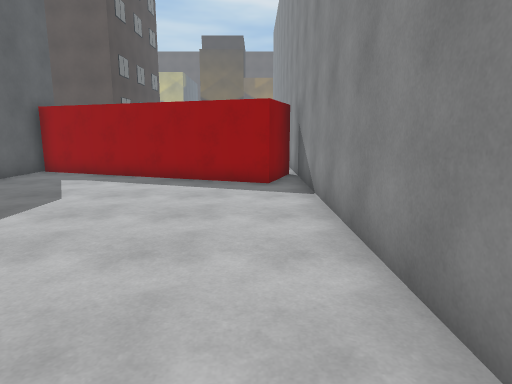
View 1 (above)

24 first-person views from a walk through a scene from a Unity 3-D project. The camera is 1.5 m above the floor, tilts 10° down and sees 75° across. The floor is counted in squares, 1 m on a side. Each view is taken from the middle of a square. On the plan, view 1 faces up. The plan holds only what a view shows up to about 15 squares ahead; the rest is blank. The place goes on beyond the plan. The player is left out. Some animated figures are left out. Surface patterns are stand-ins for the level's own textures.

View 2
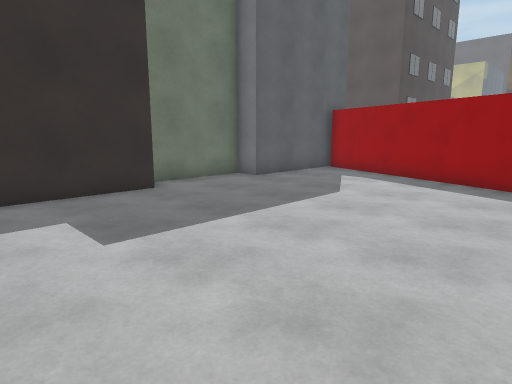

View 3
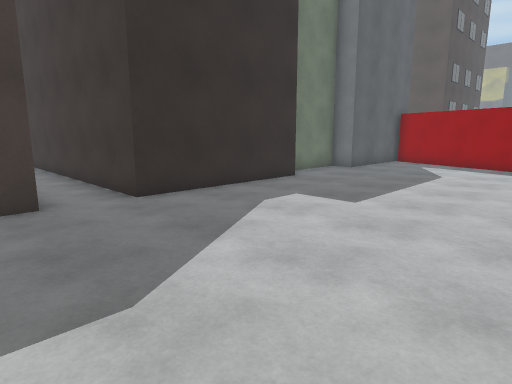

View 4
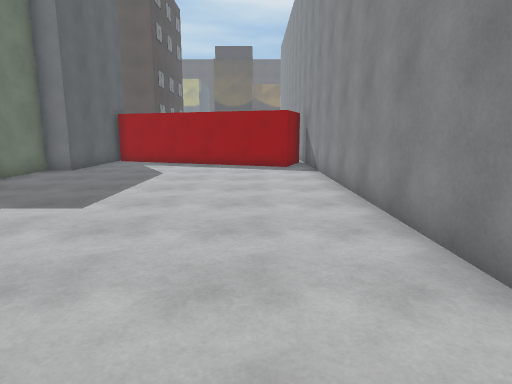

View 5
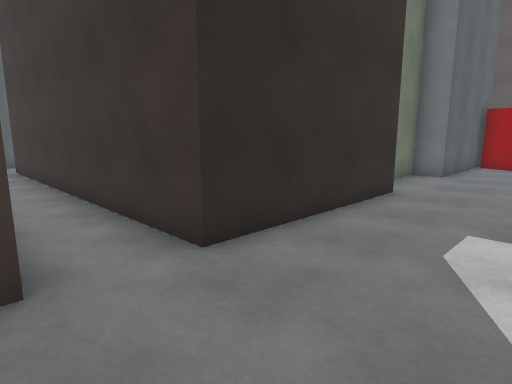

View 6
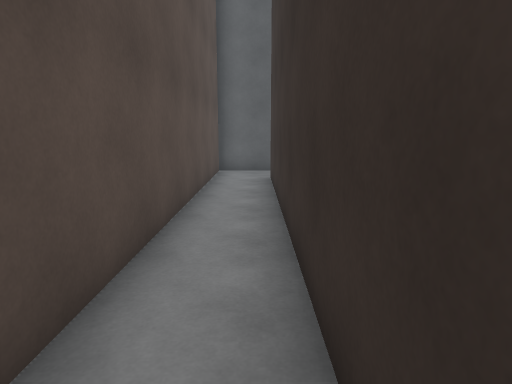

View 7
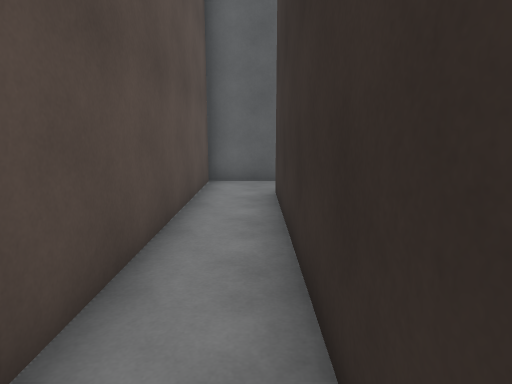

View 8
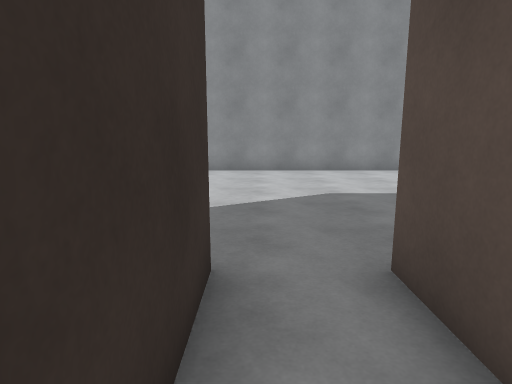

View 9
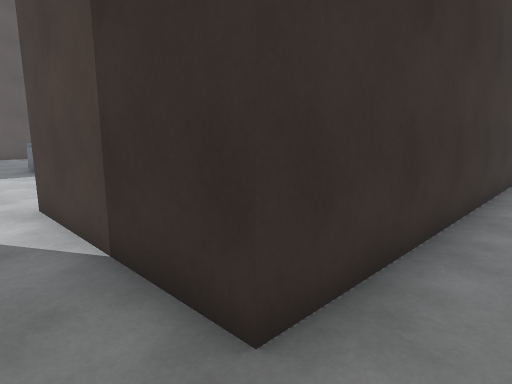

View 10
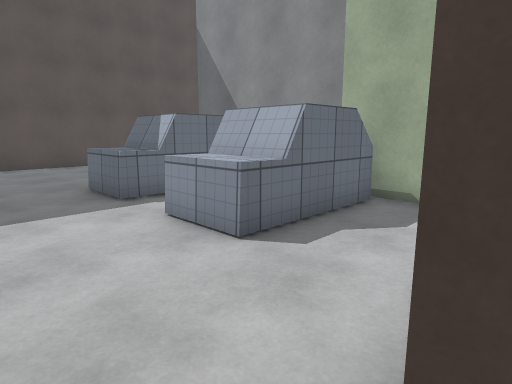

View 11
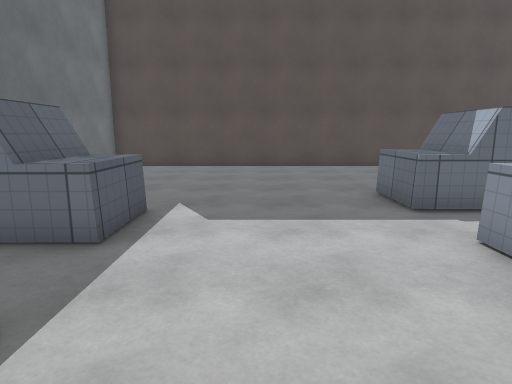

View 12
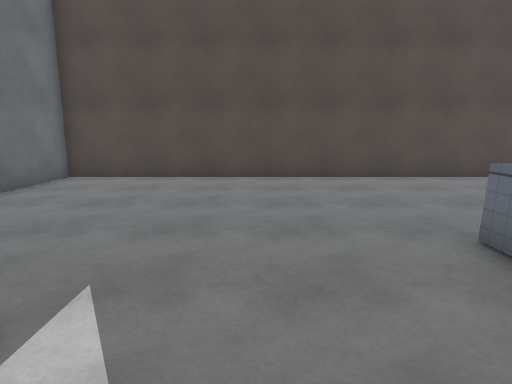

View 13
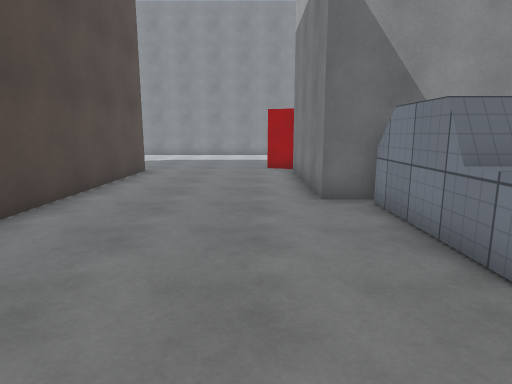

View 14
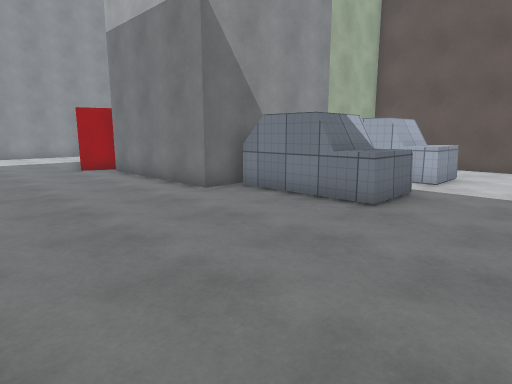

View 15
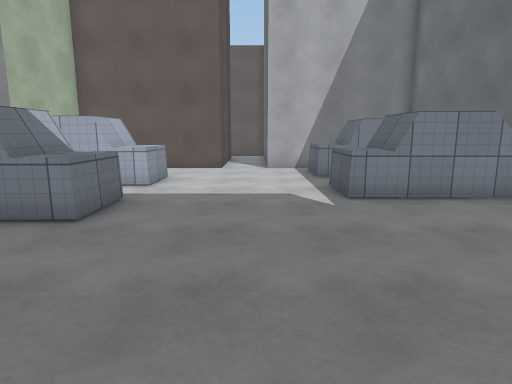

View 16
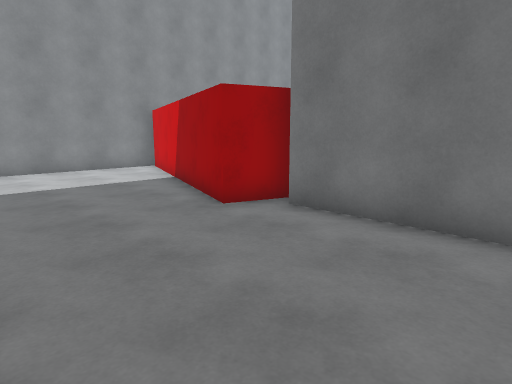

View 17
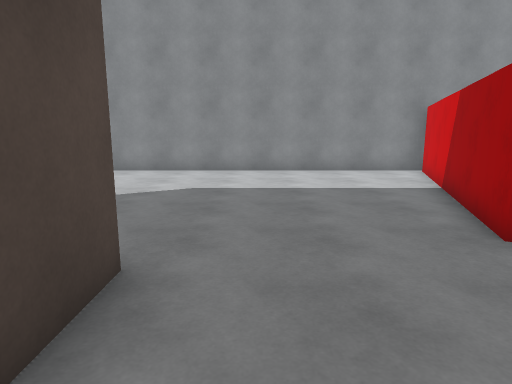

View 18
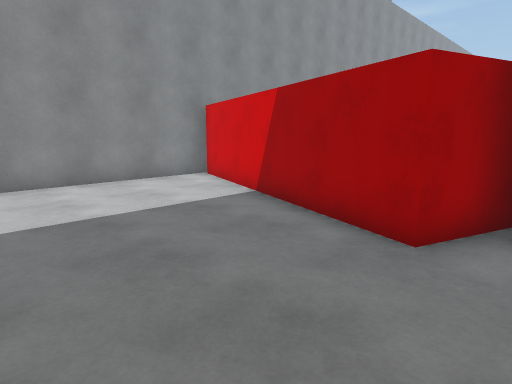

View 19
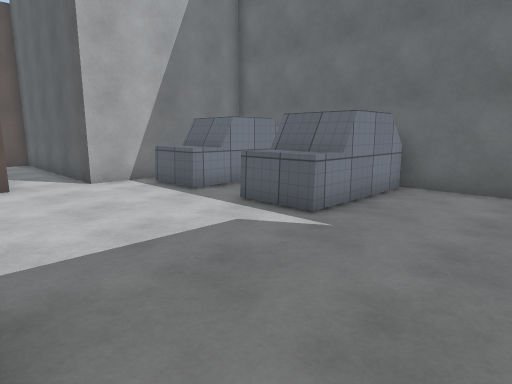

View 20
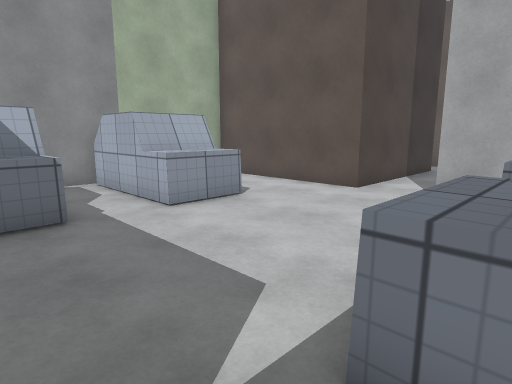

View 21
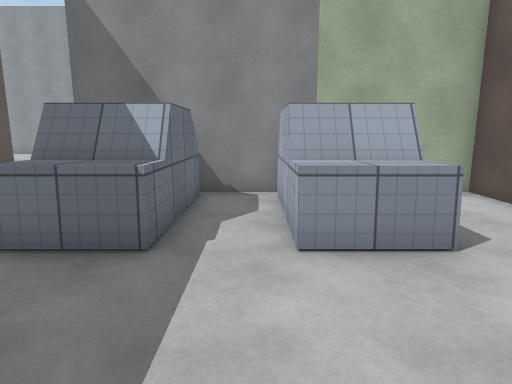

View 22
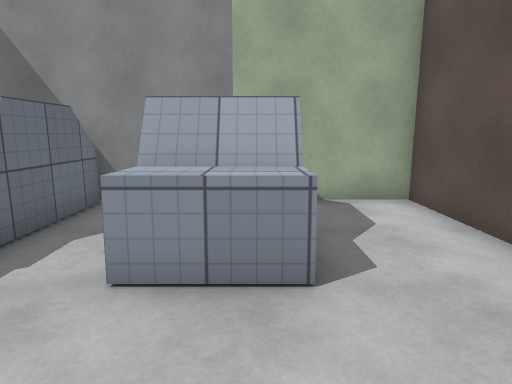

View 23
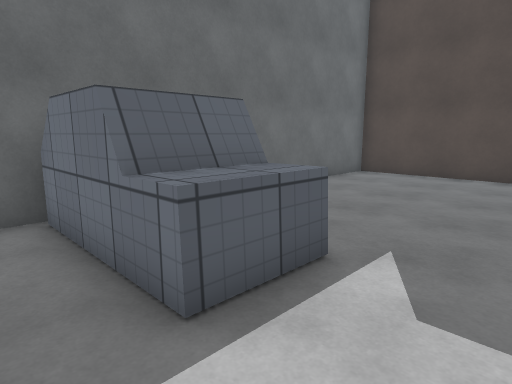

View 24
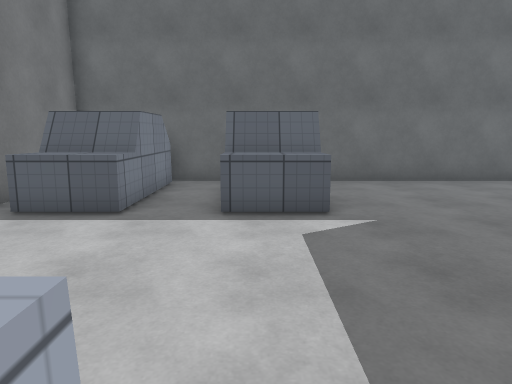

### Floor plan
Key: @ floor where view 1 was taken; # wall or solid block; . floor; = window, fence, low wall or low ledge; ^ raised ledge; H house.
Columns run from 28 left of view 1 to 2 right of it. Each row starts with its distance up from view 1.
 22                       ........#
 21 HHHHHHHHHHHHHHHHHHHH..........#
 20 ..............................#
 19 ..............................#
 18 ..............................#
 17 ..............................#
 16 ..............................#
 15 ....................####......#
 14 ..............############....#
 13 .........^^##^#    ##########.#
 12 .........^^##^#    #..#########
 11 ###^^.........#    #.....######
 10  ##^^.........#    #..........#
  9 ###=.....^^##^#   ##..........#
  8 .........^^##^#   #...........#
  7 ^##^^.........#   #...........#
  6   #^^.........#   #...........#
  5   ##..........#   #...........#
  4  #####..#######   ##..........#
  3      #..#          #..........#
  2      #..#          #..........#
  1      #..#          #..........#
  0      #..#          #........@.#
 -1      #..############..........#
 -2      #........................#
 -3      #........................#
 -4      ###############..........#
 -5                       ........#

Where each view was taken, in squares from view 1:
view 1: 0 up, 0 right, facing up
view 2: 0 up, 0 right, facing up-left
view 3: 5 down, 1 left, facing up-left
view 4: 5 down, 1 left, facing up
view 5: 4 down, 5 left, facing up-left
view 6: 2 down, 9 left, facing left
view 7: 2 down, 12 left, facing left
view 8: 2 down, 12 left, facing right
view 9: 3 down, 22 left, facing up-right
view 10: 4 up, 22 left, facing up-right
view 11: 5 up, 22 left, facing up
view 12: 9 up, 22 left, facing up
view 13: 16 up, 22 left, facing right
view 14: 20 up, 22 left, facing down-right
view 15: 19 up, 22 left, facing down
view 16: 20 up, 13 left, facing down-right
view 17: 19 up, 12 left, facing right
view 18: 20 up, 9 left, facing down-right
view 19: 15 up, 19 left, facing down-left
view 20: 13 up, 25 left, facing down-right
view 21: 10 up, 23 left, facing right
view 22: 8 up, 22 left, facing right
view 23: 8 up, 22 left, facing up-left
view 24: 10 up, 18 left, facing left
